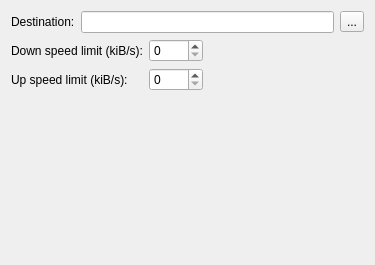
<ui version="4.0" >
 <class>GenericOptsForm</class>
 <widget class="QWidget" name="GenericOptsForm" >
  <property name="geometry" >
   <rect>
    <x>0</x>
    <y>0</y>
    <width>375</width>
    <height>265</height>
   </rect>
  </property>
  <property name="windowTitle" >
   <string>Form</string>
  </property>
  <layout class="QGridLayout" >
   <item row="0" column="0" >
    <widget class="QLabel" name="labelURI" >
     <property name="sizePolicy" >
      <sizepolicy vsizetype="Fixed" hsizetype="Preferred" >
       <horstretch>0</horstretch>
       <verstretch>0</verstretch>
      </sizepolicy>
     </property>
     <property name="text" >
      <string>Destination:</string>
     </property>
    </widget>
   </item>
   <item row="0" column="1" colspan="3" >
    <widget class="QLineEdit" name="lineURI" />
   </item>
   <item row="0" column="4" >
    <widget class="QToolButton" name="toolBrowse" >
     <property name="text" >
      <string>...</string>
     </property>
    </widget>
   </item>
   <item row="1" column="0" colspan="2" >
    <widget class="QLabel" name="label_4" >
     <property name="text" >
      <string>Down speed limit (kiB/s):</string>
     </property>
    </widget>
   </item>
   <item row="1" column="2" >
    <widget class="QSpinBox" name="spinDown" >
     <property name="maximum" >
      <number>2000</number>
     </property>
    </widget>
   </item>
   <item row="1" column="3" colspan="2" >
    <spacer>
     <property name="orientation" >
      <enum>Qt::Horizontal</enum>
     </property>
     <property name="sizeHint" >
      <size>
       <width>160</width>
       <height>20</height>
      </size>
     </property>
    </spacer>
   </item>
   <item row="2" column="0" colspan="2" >
    <widget class="QLabel" name="label_5" >
     <property name="text" >
      <string>Up speed limit (kiB/s):</string>
     </property>
    </widget>
   </item>
   <item row="2" column="2" >
    <widget class="QSpinBox" name="spinUp" >
     <property name="maximum" >
      <number>2000</number>
     </property>
    </widget>
   </item>
   <item row="2" column="3" colspan="2" >
    <spacer>
     <property name="orientation" >
      <enum>Qt::Horizontal</enum>
     </property>
     <property name="sizeHint" >
      <size>
       <width>151</width>
       <height>20</height>
      </size>
     </property>
    </spacer>
   </item>
   <item row="3" column="2" >
    <spacer>
     <property name="orientation" >
      <enum>Qt::Vertical</enum>
     </property>
     <property name="sizeHint" >
      <size>
       <width>52</width>
       <height>121</height>
      </size>
     </property>
    </spacer>
   </item>
  </layout>
 </widget>
 <resources/>
 <connections/>
</ui>
